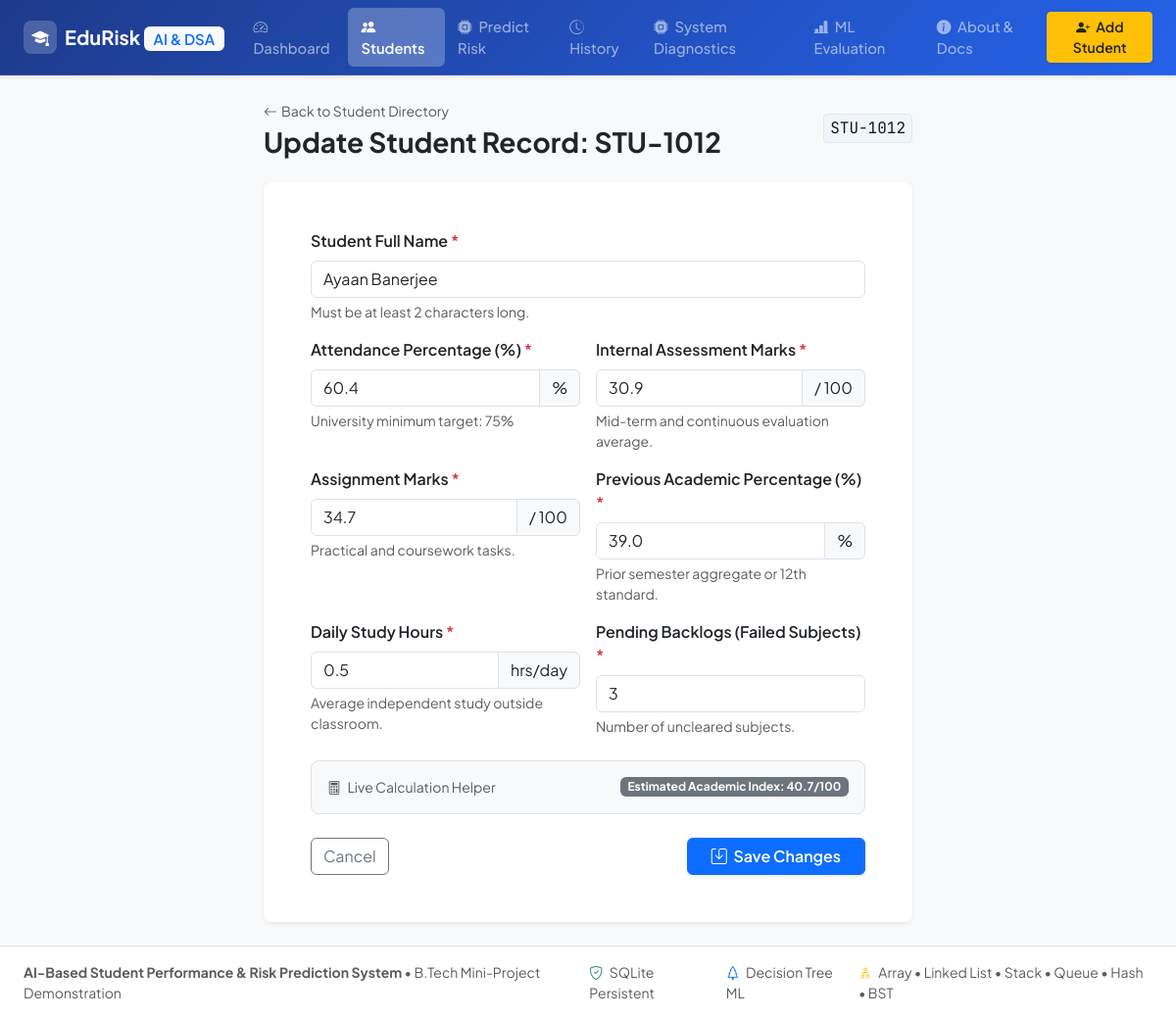
The page /students/STU-1012/edit on the database its author committed.
### tables this page shows
CREATE TABLE students (
        id INTEGER PRIMARY KEY AUTOINCREMENT,
        student_id TEXT UNIQUE NOT NULL,
        name TEXT NOT NULL,
        attendance REAL NOT NULL CHECK (attendance >= 0.0 AND attendance <= 100.0),
        internal_marks REAL NOT NULL CHECK (internal_marks >= 0.0 AND internal_marks <= 100.0),
        assignment_marks REAL NOT NULL CHECK (assignment_marks >= 0.0 AND assignment_marks <= 100.0),
        previous_percentage REAL NOT NULL CHECK (previous_percentage >= 0.0 AND previous_percentage <= 100.0),
        study_hours REAL NOT NULL CHECK (study_hours >= 0.0 AND study_hours <= 24.0),
        failed_subjects INTEGER NOT NULL CHECK (failed_subjects >= 0),
        predicted_risk TEXT NOT NULL DEFAULT 'Not Predicted',
        risk_probability REAL DEFAULT 0.0,
        created_at TEXT NOT NULL,
        updated_at TEXT NOT NULL
    );

### app.py (the view, shortened to what this page needs)
def edit_student_page(student_id):
    db_path = Config.DATABASE_PATH
    student = StudentService.get_student_by_id(student_id, db_path=db_path)
    if not student:
        flash(f"Student {student_id} not found.", "danger")
        return redirect(url_for("list_students"))
    return render_template("student_form.html", is_edit=True, student=student)

### database/db.py (called while the page is built)
def get_db_connection(db_path=None):
    if db_path is None:
        db_path = get_db_path()
    else:
        Path(db_path).parent.mkdir(parents=True, exist_ok=True)
    conn = sqlite3.connect(db_path, timeout=10)
    conn.row_factory = sqlite3.Row
    conn.execute("PRAGMA foreign_keys = ON")
    return conn

def execute_query(query, params=(), db_path=None, fetchone=False):
    conn = get_db_connection(db_path)
    cursor = conn.cursor()
    cursor.execute(query, params)
    result = cursor.fetchone() if fetchone else cursor.fetchall()
    conn.close()
    return result

### services/student_service.py (called while the page is built)
    @classmethod
    def get_student_by_id(cls, student_id: str, db_path=None) -> Optional[Dict[str, Any]]:
        row = execute_query(
            "SELECT * FROM students WHERE student_id = ?;",
            (student_id.strip().upper(),),
            db_path=db_path,
            fetchone=True
        )
        return dict(row) if row else None

### templates/student_form.html (shortened to what this page needs)
{% extends "base.html" %}
{% block content %}
<div class="row justify-content-center">
    <div class="col-12 col-lg-8 col-xl-7">
        <div class="d-flex align-items-center justify-content-between mb-4">
            <div>
                <a href="{{ url_for('list_students') }}" class="text-decoration-none small text-muted d-inline-flex align-items-center gap-1 mb-1">
                    <i class="bi bi-arrow-left"></i> Back to Student Directory
                </a>
                <h1 class="h3 fw-bold mb-0 text-dark">
                    {{ 'Update Student Record: ' + student.student_id if is_edit else 'Enroll New Student' }}
                </h1>
            </div>
            {% if is_edit %}
                <span class="mono-badge fs-6">{{ student.student_id }}</span>
            {% endif %}
        </div>
        <div class="card border-0 shadow-sm rounded-3">
            <div class="card-body p-4 p-md-5">
                <form method="POST" action="{{ url_for('edit_student_page', student_id=student.student_id) if is_edit else url_for('create_student_page') }}">
                    <div class="mb-3">
                        <label for="name" class="form-label fw-semibold">Student Full Name <span class="text-danger">*</span></label>
                        <input type="text" class="form-control" id="name" name="name" required placeholder="e.g. Rahul Sharma" value="{{ student.name if student else '' }}">
                        <div class="form-text">Must be at least 2 characters long.</div>
                    </div>
                    <div class="row g-3 mb-3">
                        <div class="col-12 col-md-6">
                            <label for="attendance" class="form-label fw-semibold">Attendance Percentage (%) <span class="text-danger">*</span></label>
                            <div class="input-group">
                                <input type="number" step="0.1" min="0" max="100" class="form-control" id="attendance" name="attendance" required placeholder="0.0 - 100.0" value="{{ student.attendance if student else '' }}">
                                <span class="input-group-text">%</span>
                            </div>
                            <div class="form-text">University minimum target: 75%</div>
                        </div>
                        <div class="col-12 col-md-6">
                            <label for="internal_marks" class="form-label fw-semibold">Internal Assessment Marks <span class="text-danger">*</span></label>
                            <div class="input-group">
                                <input type="number" step="0.1" min="0" max="100" class="form-control" id="internal_marks" name="internal_marks" required placeholder="0.0 - 100.0" value="{{ student.internal_marks if student else '' }}">
                                <span class="input-group-text">/ 100</span>
                            </div>
                            <div class="form-text">Mid-term and continuous evaluation average.</div>
                        </div>
                    </div>
                    <div class="row g-3 mb-3">
                        <div class="col-12 col-md-6">
                            <label for="assignment_marks" class="form-label fw-semibold">Assignment Marks <span class="text-danger">*</span></label>
                            <div class="input-group">
                                <input type="number" step="0.1" min="0" max="100" class="form-control" id="assignment_marks" name="assignment_marks" required placeholder="0.0 - 100.0" value="{{ student.assignment_marks if student else '' }}">
                                <span class="input-group-text">/ 100</span>
                            </div>
                            <div class="form-text">Practical and coursework tasks.</div>
                        </div>
                        <div class="col-12 col-md-6">
                            <label for="previous_percentage" class="form-label fw-semibold">Previous Academic Percentage (%) <span class="text-danger">*</span></label>
                            <div class="input-group">
                                <input type="number" step="0.1" min="0" max="100" class="form-control" id="previous_percentage" name="previous_percentage" required placeholder="0.0 - 100.0" value="{{ student.previous_percentage if student else '' }}">
                                <span class="input-group-text">%</span>
                            </div>
                            <div class="form-text">Prior semester aggregate or 12th standard.</div>
                        </div>
                    </div>
                    <div class="row g-3 mb-4">
                        <div class="col-12 col-md-6">
                            <label for="study_hours" class="form-label fw-semibold">Daily Study Hours <span class="text-danger">*</span></label>
                            <div class="input-group">
                                <input type="number" step="0.1" min="0" max="24" class="form-control" id="study_hours" name="study_hours" required placeholder="0.0 - 24.0" value="{{ student.study_hours if student else '' }}">
                                <span class="input-group-text">hrs/day</span>
                            </div>
                            <div class="form-text">Average independent study outside classroom.</div>
                        </div>
                        <div class="col-12 col-md-6">
                            <label for="failed_subjects" class="form-label fw-semibold">Pending Backlogs (Failed Subjects) <span class="text-danger">*</span></label>
                            <input type="number" min="0" max="20" class="form-control" id="failed_subjects" name="failed_subjects" required placeholder="0 or higher" value="{{ student.failed_subjects if student else 0 }}">
                            <div class="form-text">Number of uncleared subjects.</div>
                        </div>
                    </div>
                    <div class="p-3 bg-light rounded-3 border mb-4 d-flex justify-content-between align-items-center">
                        <span class="small text-muted"><i class="bi bi-calculator me-1"></i> Live Calculation Helper</span>
                        <span id="academic-composite-preview" class="badge bg-secondary">Estimated Academic Index: --</span>
                    </div>
                    <div class="d-flex justify-content-between align-items-center">
                        <a href="{{ url_for('list_students') }}" class="btn btn-outline-secondary">Cancel</a>
                        <button type="submit" class="btn btn-primary px-4 fw-semibold shadow-sm">
                            <i class="bi bi-save me-1"></i> {{ 'Save Changes' if is_edit else 'Register Student' }}
                        </button>
                    </div>
                </form>
            </div>
        </div>
    </div>
</div>
{% endblock %}

### static/css/style.css (style rules this page uses)
:root { --font-sans: 'Plus Jakarta Sans', system-ui, -apple-system, BlinkMacSystemFont, 'Segoe UI', Roboto, sans-serif; --font-mono: 'JetBrains Mono', monospace; --primary-color: #2563eb; --primary-hover: #1d4ed8; --primary-subtle: #eff6ff; --success-color: #10b981; --success-subtle: #ecfdf5; --warning-color: #f59e0b; --warning-subtle: #fffbeb; --danger-color: #ef4444; --danger-subtle: #fef2f2; --dark-surface: #0f172a; --card-border: #e2e8f0; --body-bg: #f8fafc; }
body { font-family: var(--font-sans); background-color: var(--body-bg); color: #1e293b; min-height: 100vh; display: flex; flex-direction: column; -webkit-font-smoothing: antialiased; }
.mono-badge { font-family: var(--font-mono); font-size: 0.82rem; background: #f1f5f9; padding: 2px 6px; border-radius: 4px; color: #0f172a; border: 1px solid #e2e8f0; }

### rows shown on the page
students: student "Update Student Record: STU-1012", student_id "STU-1012", name "Ayaan Banerjee", attendance "60.4", internal_marks "30.9", assignment_marks "34.7", previous_percentage "39.0", study_hours "0.5", failed_subjects "3"

### other values the page prints
{{ 'Save Changes' if is_edit else 'Register Student' }} "Save Changes"
